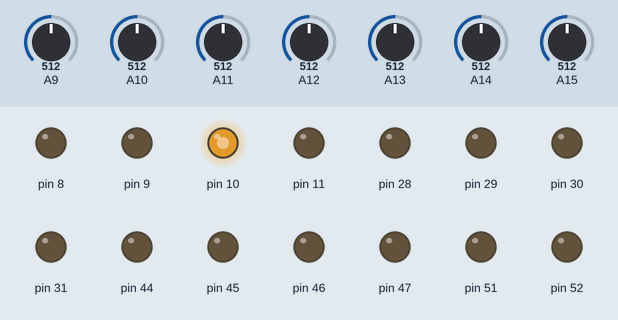
The sketch below on a simulated Arduino Mega 2560, built with avr-gcc and run on an emulated ATmega2560. On the bench: output pins drawn as LEDs (lit = HIGH). The test bench sets the inputs (shaded band); at power-on: A14 = 512, A15 = 512, A9 = 512, A10 = 512, A11 = 512, A12 = 512, A13 = 512.

Above: at 1.2 s.
1.3 s: A14 set to 529
At 1.6 s:
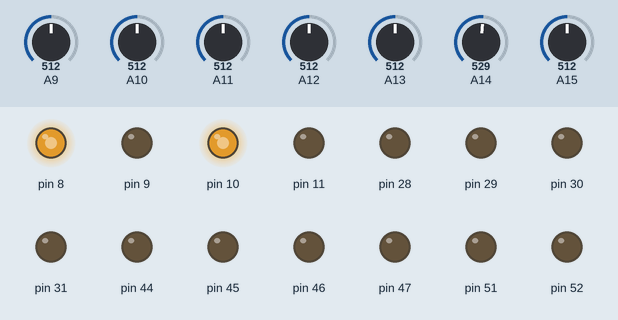
2.8 s: A15 set to 525
At 4.0 s:
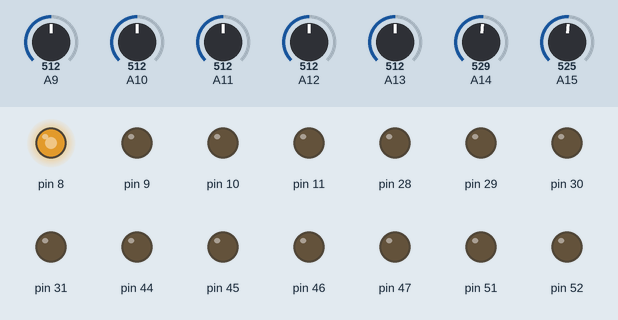
4.3 s: A14 set to 306
At 5.1 s:
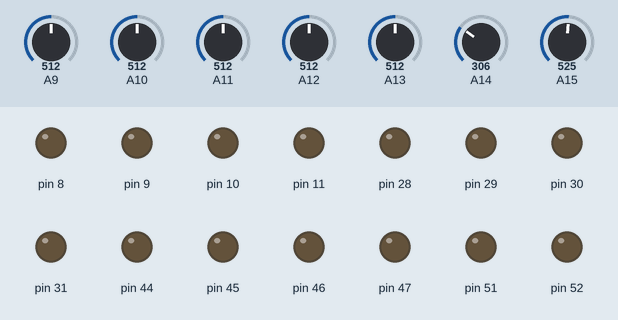
8.8 s: A14 set to 716
At 9.7 s:
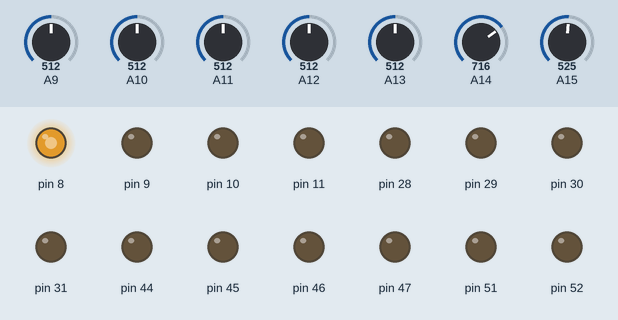
Timing chart, 0 to 11.3 s (numbered marks = the images above; inputs shaded):
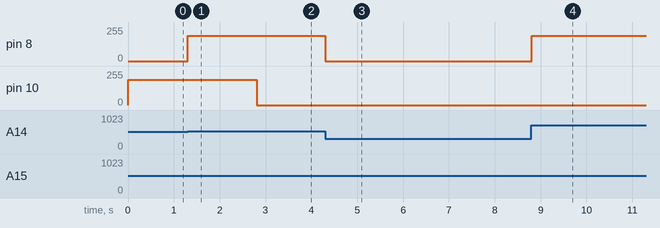

Measured:
- the behaviour switches between 514 and 515 on A14 (found by bisection; images 0 and 1)
- the behaviour switches between 515 and 516 on A15 (found by bisection; images 1 and 2)
- after the input at 1.3 s, pin 8: 0/255 → 190/255 at once
- after the input at 2.8 s, pin 10: 190/255 → 0/255 at once
- after the input at 4.3 s, pin 8: 190/255 → 0/255 at once
- after the input at 8.8 s, pin 8: 0/255 → 190/255 at once

The sketch:

minimal_pneumatics.ino
```cpp
/* Minimal Pneumatics
    for pneumatic device control using multichannel pneumatic setup in the Hatton lab
    Katie Allison, 2024;
        see
    Loosely based off code by Kurtis Laqua;
        see https://github.com/sitruklaq/Hattonlab-Pneumatics/tree/master/Arduino%20Code
*/
#include "minimal_pneumatics.h"

// set pump duty cycle (i.e., how hard air is pumped)
int pump_duty_cycle = 190;

// set values of buffers and delays
float pumpSetpointBuffer = 0.3; // in kPa
int pressureSwitchDelay = 25; // in ms?

// initialize pump control variables (for getting current pressure and updating pump state)
float updated_pressure_val;
float neg_pressure_setpoint = 0;
float pos_pressure_setpoint = 0;
float neg_pressure_running_avg;
float pos_pressure_running_avg;
int updated_pump_state;

void setup() {
    initialize_pins();
    Serial.begin(19200);
}

void loop() {
    // receive and act on any serial inputs
    recv_serial_command();
    if (newSerialInputReady) {
        parse_command_data();
        act_on_command();   // based on input command, open/close valves or change pump setpoints
    }
    // regulate input channel pressures to current setpoints
    pressure_control(pump_duty_cycle);
}

//---THIS FUNCTION IS THE MAIN CONTROL LOOP
void pressure_control(int pump_dutycycle) {
    // get pressure sensor readings (calibrated to kPa) and update running averages
    read_pressure_sensors();
    for (int i = 0; i < NUM_IN_SENSORS ; i++) {
        updated_pressure_val = inputPressureValsCurrent[i];
        inputPressureValsAverage[i] = (inputPressureValsAverage[i] + 99.f*updated_pressure_val)/100.f;
    }
    for (int i = 0; i < NUM_OUT_SENSORS ; i++) {
        updated_pressure_val = outputPressureValsCurrent[i];
        outputPressureValsAverage[i] = (outputPressureValsAverage[i] + 99.f*updated_pressure_val)/100.f;
    }

    // control negative reservoir pump state based on average negative input channel pressure values
    neg_pressure_running_avg = inputPressureValsAverage[input_sensors::INS_NEG];
    neg_pressure_setpoint = pumpSetpoints[pumps::NEG];
    if (neg_pressure_running_avg > (neg_pressure_setpoint + pumpSetpointBuffer)) {
        updated_pump_state = PUMP_ON;
    }
    else if (neg_pressure_running_avg < (neg_pressure_setpoint - pumpSetpointBuffer)){
        updated_pump_state = PUMP_OFF;
    }
    else{
        //Serial.println("INFO: Negative pump in buffer range of setpoint");
    }
    set_pump_state(pumps::NEG,updated_pump_state,pump_dutycycle);

    // control positive reservoir pump state based on average positive input channel pressure values
    pos_pressure_running_avg = inputPressureValsAverage[input_sensors::INS_POS];
    pos_pressure_setpoint = pumpSetpoints[pumps::POS];
    if (pos_pressure_running_avg < (pos_pressure_setpoint - pumpSetpointBuffer)) {
        updated_pump_state = PUMP_ON;
    }
    else if (pos_pressure_running_avg > (pos_pressure_setpoint + pumpSetpointBuffer)){
        updated_pump_state = PUMP_OFF;
    }
    else{
        //Serial.println("INFO: Positive pump in buffer range of setpoint");
    }
    set_pump_state(pumps::POS,updated_pump_state,pump_dutycycle);
}
//-----------------------
```

Source omitted: minimal_pneumatics.h (16074 bytes)
